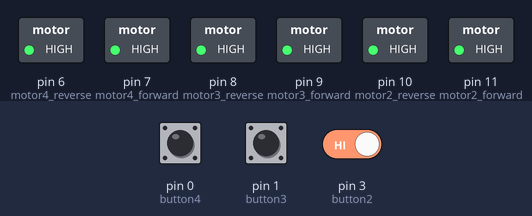
Bench run of a sketch on a simulated Arduino Uno, built with avr-gcc and run on an emulated ATmega328P. On the bench: switched loads named in the sketch (green lamp = pin HIGH). The test bench sets the inputs (shaded band); at power-on: pin 0 (button4) LOW, pin 1 (button3) LOW, pin 3 (button2) HIGH.

Above: at 1.2 s.
1.3 s: pin 0 (button4) pulled HIGH for 0.15 s
At 2.7 s:
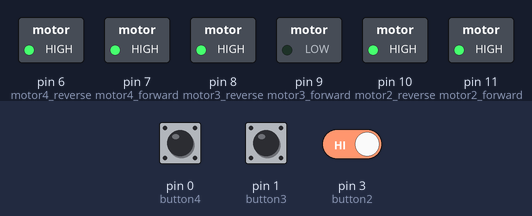
4.4 s: pin 1 (button3) pulled HIGH for 3.2 s
At 8.4 s:
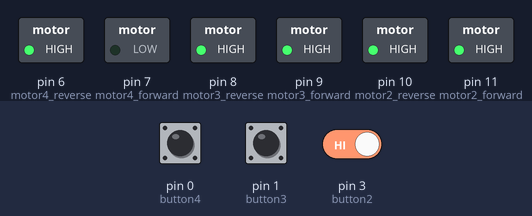
10.6 s: pin 0 (button4) pulled HIGH for 3.2 s
At 14.2 s:
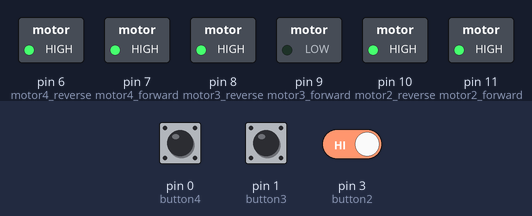
15.3 s: pin 0 (button4) driven HIGH and pin 1 (button3) driven HIGH and pin 3 (button2) driven LOW
18.3 s: pin 0 (button4) driven LOW
At 20.0 s:
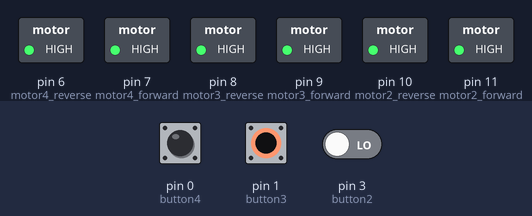
20.8 s: pin 0 (button4) driven HIGH
At 21.1 s:
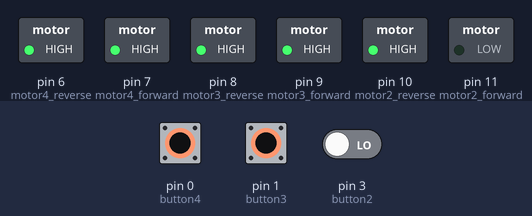
Timing chart, 0 to 32.3 s (numbered marks = the images above; inputs shaded):
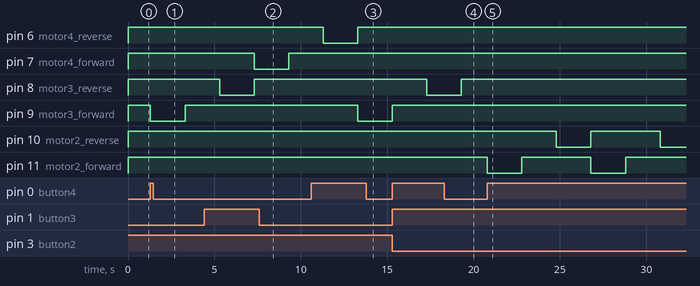

The sketch:

motors3_old.ino
```cpp
//motors3
/* This code will rotate one motor per press of each button.
   Buttons are attached to pins 3, 1, 0
   Button 2 is broken and therefore not used.
   Motor 1 was broken and is therefore not used
   */

//by JACOBDP

//HIGH MEANS OFF
//LOW MEANS ON

//Constants
const int sec = 1000;

//Button Pin Assignments
//const int button1 = 3;
const int button2 = 3;
const int button3 = 1;
const int button4 = 0;


//Motor Control Pin Assignments
//Motor 1
//const int motor1_forward = 13;
//const int motor1_reverse = 12;
//Motor2
const int motor2_forward = 11;
const int motor2_reverse = 10;
//Motor3
const int motor3_forward = 9;
const int motor3_reverse = 8;
//Motor4
const int motor4_forward = 7;
const int motor4_reverse = 6;


//Button State Initialization
//int buttonState1 = 0;
int buttonState2 = 0;
int buttonState3 = 0;
int buttonState4 = 0;


void setup() {
  //Serial.begin(9600);

  //Motor Control
  //pinMode(motor1_forward, OUTPUT);
  //pinMode(motor1_reverse, OUTPUT);
  pinMode(motor2_forward, OUTPUT);
  pinMode(motor2_reverse, OUTPUT);
  pinMode(motor3_forward, OUTPUT);
  pinMode(motor3_reverse, OUTPUT);
  pinMode(motor4_forward, OUTPUT);
  pinMode(motor4_reverse, OUTPUT);

  //Buttons
  //pinMode(button1, INPUT);
  pinMode(button2, INPUT);
  pinMode(button3, INPUT);
  pinMode(button4, INPUT);
}

void loop() {

  //buttonState1 = digitalRead(button1);
  buttonState2 = digitalRead(button2);
  buttonState3 = digitalRead(button3);
  buttonState4 = digitalRead(button4);

  //BUTTON 1, MOTOR 1
  /*if (buttonState1 == LOW && buttonState2 == HIGH && buttonState3==HIGH && buttonState4==HIGH){

    //Rotate forward for 2 seconds
    digitalWrite(motor1_forward, LOW);
    delay(2*sec);
    digitalWrite(motor1_forward, HIGH);
    //Hold
    delay(2000);
    //Reverse for 2 seconds
    digitalWrite(motor1_reverse, LOW);
    delay(2000);
    digitalWrite(motor1_reverse, HIGH);
  }
    */
  //BUTTON 2, MOTOR 2
  if (buttonState2 == LOW& buttonState3==HIGH && buttonState4==HIGH){

    //Rotate forward for 2 seconds
    digitalWrite(motor2_forward, LOW);
    delay(2*sec);
    digitalWrite(motor2_forward, HIGH);
    //Hold
    delay(2000);
    //Reverse for 2 seconds
    digitalWrite(motor2_reverse, LOW);
    delay(2000);
    digitalWrite(motor2_reverse, HIGH);
  }

    //BUTTON 3, MOTOR 3
    else  if (buttonState2 == HIGH && buttonState3==LOW && buttonState4==HIGH){

    //Rotate forward for 2 seconds
    digitalWrite(motor3_forward, LOW);
    delay(2*sec);
    digitalWrite(motor3_forward, HIGH);
    //Hold
    delay(2000);
    //Reverse for 2 seconds
    digitalWrite(motor3_reverse, LOW);
    delay(2000);
    digitalWrite(motor3_reverse, HIGH);
  }

    //BUTTON 4, MOTOR 4
    else  if (buttonState2 == HIGH && buttonState3==HIGH && buttonState4==LOW){

    //Rotate forward for 2 seconds
    digitalWrite(motor4_forward, LOW);
    delay(2*sec);
    digitalWrite(motor4_forward, HIGH);
    //Hold
    delay(2000);
    //Reverse for 2 seconds
    digitalWrite(motor4_reverse, LOW);
    delay(2000);
    digitalWrite(motor4_reverse, HIGH);
  }


 else { //NO BUTTON PRESSED

   //FULL STOP
   //digitalWrite(motor1_forward, HIGH);
   //digitalWrite(motor1_reverse, HIGH);
   digitalWrite(motor2_forward, HIGH);
   digitalWrite(motor2_reverse, HIGH);
   digitalWrite(motor3_forward, HIGH);
   digitalWrite(motor3_reverse, HIGH);
   digitalWrite(motor4_forward, HIGH);
   digitalWrite(motor4_reverse, HIGH);

 }

}
```

Measured:
- after the input at 1.3 s, pin 9 (motor3_forward): HIGH → LOW at once, → HIGH 2.0 s later
- after the input at 4.4 s, pin 7 (motor4_forward): HIGH → LOW after 2.9 s, → HIGH 2.0 s later
- after the input at 10.6 s, pin 9 (motor3_forward): HIGH → LOW after 2.7 s
- after the input at 18.3 s, pin 11 (motor2_forward): stays HIGH (without the input it goes to LOW after 1.0 s)
- after the input at 20.8 s, pin 10 (motor2_reverse): HIGH → LOW after 4.0 s, → HIGH 2.0 s later, → LOW 4.0 s later; pin 11 (motor2_forward): alternates HIGH for 4.0 s and LOW for 2.0 s, starting at once
